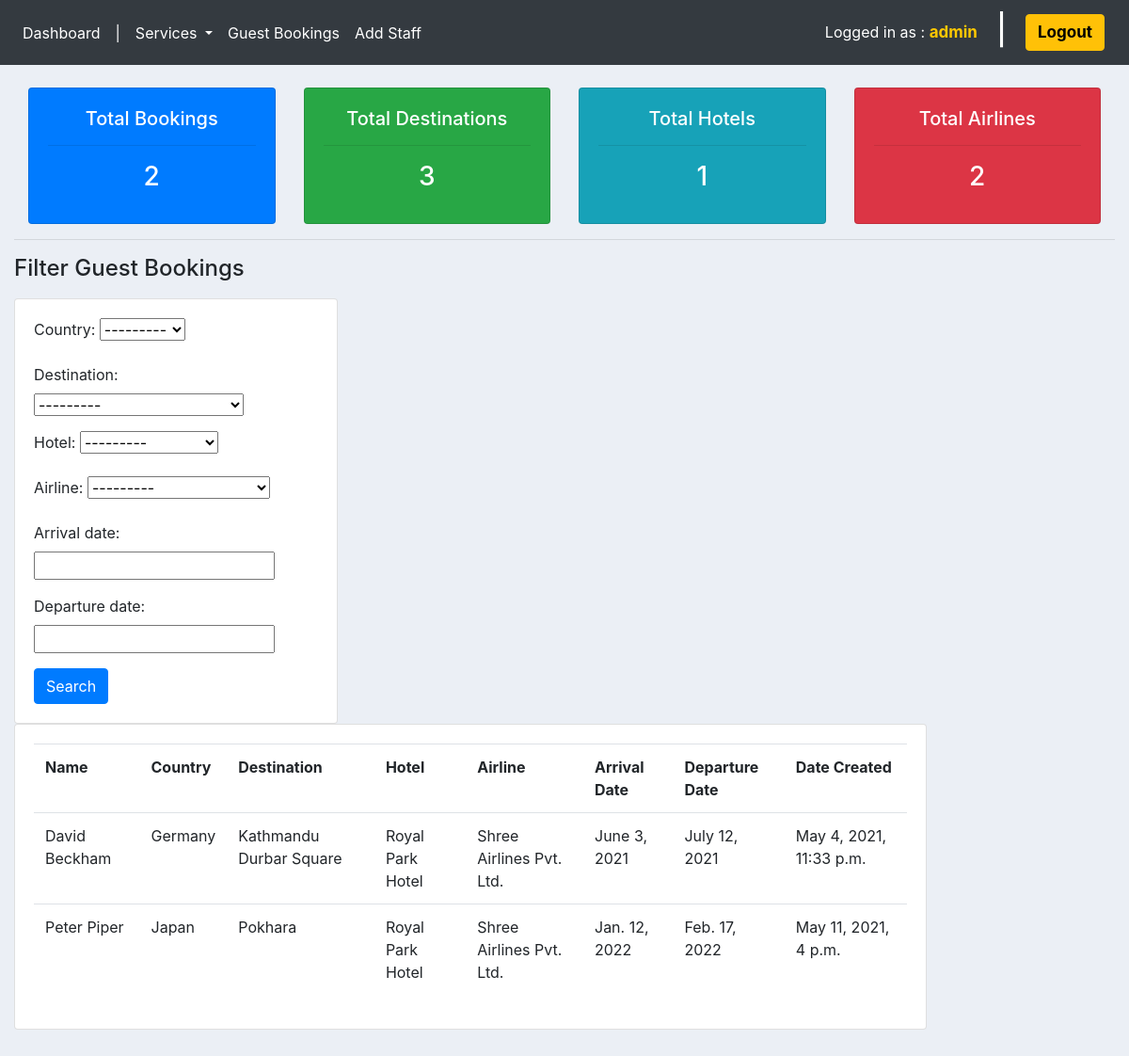
The app's page / (signed in) with its own data.
### ums/models.py (models this page shows, shortened)
class Guest(models.Model):
    name = models.CharField(max_length=200, null=True)
    phone = models.CharField(max_length=200, null=True)
    email = models.EmailField(max_length=200, null=True)
    country = models.ForeignKey(Country, null=True, on_delete=models.SET_NULL)
    arrival_date = models.DateField(null=True)
    departure_date = models.DateField(null=True)
    destination = models.ForeignKey(Destination, null=True, on_delete=models.SET_NULL)
    hotel = models.ForeignKey(Hotel, null=True, on_delete=models.SET_NULL)
    airline = models.ForeignKey(Airline, null=True, on_delete=models.SET_NULL)
    date_created = models.DateTimeField(auto_now_add=True, null=True)

class Country(models.Model):
    countryName = models.CharField(max_length=200, null=True)
    def __str__(self):
        return self.countryName

### tour/models.py (models this page shows)
class Destination(models.Model):
    destinationName = models.CharField(max_length=200, null=True)
    def __str__(self):
        return self.destinationName

class Hotel(models.Model):
    hotelName = models.CharField(max_length=200, null=True)
    fare = models.FloatField(max_length=200, null=True)
    def __str__(self):
        return self.hotelName

class Airline(models.Model):
    airlineName = models.CharField(max_length=200, null=True)
    fare = models.FloatField(max_length=200, null=True)
    def __str__(self):
        return self.airlineName

### ums/decorators.py (the view)
        def wrapper_func(request, *args, **kwargs):
            group = None
            if request.user.groups.exists():
                group = request.user.groups.all()[0].name
            if group in allowed_roles:
                return view_func(request, *args, **kwargs)
            else:
                return HttpResponse('Unauthorized access as ' + group + '.')

### ums/views.py (called while the page is built)
@login_required(login_url='login')
@allowed_users(allowed_roles=['admin', 'staff'])
def home(request):
    guest_count = Guest.objects.count()
    destination_count = Destination.objects.count()
    hotel_count = Hotel.objects.count()
    airline_count = Airline.objects.count()
    guests = Guest.objects.all()
    guestFilter = GuestFilter(request.GET, queryset=guests)
    guests = guestFilter.qs
    context = {
        'guest_count': guest_count,
        'destination_count': destination_count,
        'hotel_count': hotel_count,
        'airline_count': airline_count,
        'guests': guests,
        'guestFilter': guestFilter
    }
    return render(request, 'ums/dashboard.html', context)

### ums/templates/ums/dashboard.html (shortened to what this page needs)
{% extends 'ums/main.html' %}
{% block content %}
<section class="container-fluid">
    <section class="row">
        <section class="col-3">
        <section class="card text-center text-white bg-primary">
        <div class="card-body">
            <h5 class="card-title">Total Bookings</h5> <hr>
            <h3 class="card-title">{{guest_count}}</h3>
        </div>
        </section>
        </section>
        <section class="col-3">
        <section class="card text-center text-white bg-success">
        <div class="card-body">
            <h5 class="card-title">Total Destinations</h5> <hr>
            <h3 class="card-title">{{destination_count}}</h3>
        </div>
        </section>
        </section>
        <section class="col-3">
        <section class="card text-center text-white bg-info">
        <div class="card-body">
            <h5 class="card-title">Total Hotels</h5> <hr>
            <h3 class="card-title">{{hotel_count}}</h3>
        </div>
        </section>
        </section>
        <section class="col-3">
        <section class="card text-center text-white bg-danger">
        <div class="card-body">
            <h5 class="card-title">Total Airlines</h5> <hr>
            <h3 class="card-title">{{airline_count}}</h3>
        </div>
        </section>
        </section>
    </section>
</section>
<hr>
<h4>Filter Guest Bookings</h4>
<section class="container-fluid" style="margin-bottom: 5%; margin-top: 1.5%;">
    <section class="row">
        <section style="width: 344px; margin-right: 5px;">
            <section class="card card-body">
                <form method="get">
                    {{guestFilter.form.as_p}}
                    <button class="btn btn-primary" type="submit">Search</button>
                </form>
            </section>
        </section>
        <section style="width: 970px;">
            <section class="card card-body">
                <table class="table">
                    <tr>
                        <th>Name</th>
                        <th>Country</th>
                        <th>Destination</th>
                        <th>Hotel</th>
                        <th>Airline</th>
                        <th>Arrival Date</th>
                        <th>Departure Date</th>
                        <th>Date Created</th>
                    </tr>
                    {% for guest in guests %}
                        <tr>
                            <td>{{guest.name}}</td>
                            <td>{{guest.country}}</td>
                            <td>{{guest.destination}}</td>
                            <td>{{guest.hotel}}</td>
                            <td>{{guest.airline}}</td>
                            <td>{{guest.arrival_date}}</td>
                            <td>{{guest.departure_date}}</td>
                            <td>{{guest.date_created}}</td>
                        </tr>
                    {% endfor %}
                </table>
            </section>
        </section>
    </section>
</section>
{% endblock %}

### ums/templates/ums/navbar.html (shortened to what this page needs)
<nav class="navbar navbar-expand-lg navbar-dark bg-dark">
    <nav class="collapse navbar-collapse" id="navbarNav">
        <ul class="navbar-nav">
            <li class="nav-item active">
                <a class="nav-link" href="{% url 'home' %}"> Dashboard</a>
            </li>
            <li class="nav-item active">
                <a class="nav-link"> |</a>
            </li>
            <li class="nav-item dropdown active">
                <a class="nav-link dropdown-toggle" href="#" id="navbarDropdown" role="button" data-toggle="dropdown" aria-haspopup="true" aria-expanded="false"> Services </a>
            </li>
            <li class="nav-item active">
                <a class="nav-link" href="{% url 'guests' %}"> Guest Bookings </a>
            </li>
            <li class="nav-item active">
                <a href="{% url 'add_staff' %}" class="nav-link">Add Staff</a>
            </li>
        </ul>
    </nav>
    <span class="hello-logout">
        Logged in as : <a href=""><b id="username"> {{request.user}} </b></a>
    </span>
    <h2 class="hello-logout">|</h2>
    <span class="hello-logout">
        <button type="button" class="btn btn-warning">
            <a href="{% url 'logout' %}"> <b> Logout </b> </a>
        </button>
    </span>
</nav>
<br>

### static/css/main.css (style rules this page uses)
body { background-color: #ebeff5; }

### ums/templates/ums/navbar.html (style rules this page uses)
.hello-logout { color: #fff; margin: 5px 10px; }
.hello-logout a, a:hover { text-decoration: none; color: #000; }
.hello-logout b { font-size: 17px; }
h2.hello-logout { margin-bottom: 10px; }
#username { color: #ffc800; }

### records on screen
Guest: name "David Beckham", country "Germany", destination "Kathmandu Durbar Square", hotel "Royal Park Hotel", airline "Shree Airlines Pvt. Ltd.", arrival_date "June 3, 2021", departure_date "July 12, 2021", date_created "May 4, 2021, 11:33 p.m."
Guest: name "Peter Piper", country "Japan", destination "Pokhara", hotel "Royal Park Hotel", airline "Shree Airlines Pvt. Ltd.", arrival_date "Jan. 12, 2022", departure_date "Feb. 17, 2022", date_created "May 11, 2021, 4 p.m."

### other values on screen
{{ request.user }} "admin"
{{ guest_count }} "2"
{{ destination_count }} "3"
{{ hotel_count }} "1"
{{ airline_count }} "2"
